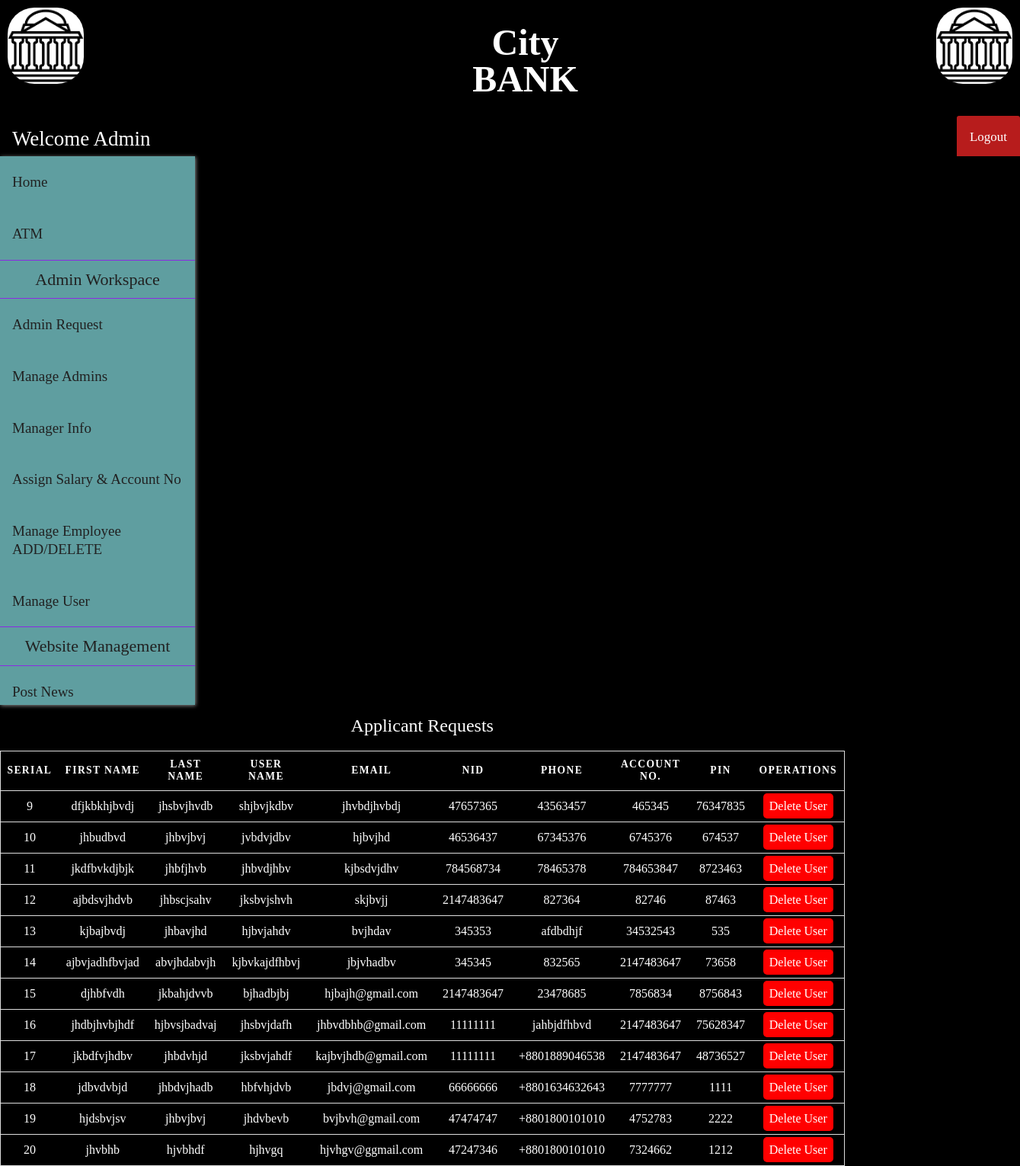
Screenshot of /View/Show_Added_User.php (signed in) with the database file from the repository.
### tables this page shows
CREATE TABLE `new_user` (
  `user_id` int(11) NOT NULL,
  `fname` varchar(100) NOT NULL,
  `lname` varchar(100) NOT NULL,
  `uname` varchar(100) NOT NULL,
  `email` text NOT NULL,
  `nid` int(100) NOT NULL,
  `phone` text NOT NULL,
  `accountno` int(100) NOT NULL,
  `pin` int(100) NOT NULL,
  `password` varchar(100) NOT NULL,
  `cpassword` varchar(100) NOT NULL
);

### Model/db.php (called while the page is built, shortened)
<?php
class db
{
    function retrive_user_info_newuser_table($new_user, $conn)
    {
        $sqlstr = "SELECT user_id, fname, lname, uname, email, nid, phone, accountno, pin FROM $new_user";
        return $conn->query($sqlstr);
    }
}
?>

### Control/addedused.process.php (the view, shortened to what this page needs)
<?php
@include("../Model/db.php");
$mydb = new db();
$myconn = $mydb->openConn();
$result = $mydb -> retrive_user_info_newuser_table("new_user", $myconn);
if($result == true)
{
    foreach($result as $row)
    {
        $user_id = $row['user_id'];
        echo '<tr>
        <td>'.$row['user_id'].'</td>
        <td>'.$row['fname'].'</td>
        <td>'.$row['lname'].'</td>
        <td>'.$row['uname'].'</td>
        <td>'.$row['email'].'</td>
        <td>'.$row['nid'].'</td>
        <td>'.$row['phone']. '</td>
        <td>' . $row['accountno'] . '</td>
        <td>' . $row['pin'] . '</td>
        <td>
            <a class="reject" href="../Control/userdelete.php?deleteid='. $user_id.'">Delete User</a>
        </td>
        </tr>';
    }
}
?>

### CSS/header.css (style rules this page uses)
body { margin: 0; padding: 0; background-color: #FAFAFA; }

### CSS/adminrequest.css (style rules this page uses)
body { background-color: black; font-family:'Times New Roman', Times, serif; line-height: 1.25; }
table tr { background-color: black; border: 1px solid #ddd; padding: 1px; color: white; }
table th, table td { padding: .625em; text-align: center; color: white; }
.reject { width: 290px; background-color: #ff0000; padding: 8px; border: none; font-size: 16px; font-weight: 500; color: white; text-decoration: none; transition: background-color 0.4s; border-radius: 5px; }

### rows the page displays
new_user: user_id "9", fname "dfjkbkhjbvdj", lname "jhsbvjhvdb", uname "shjbvjkdbv", email "jhvbdjhvbdj", nid "47657365", phone "43563457", accountno "465345", pin "76347835"
new_user: user_id "10", fname "jhbudbvd", lname "jhbvjbvj", uname "jvbdvjdbv", email "hjbvjhd", nid "46536437", phone "67345376", accountno "6745376", pin "674537"
new_user: user_id "11", fname "jkdfbvkdjbjk", lname "jhbfjhvb", uname "jhbvdjhbv", email "kjbsdvjdhv", nid "784568734", phone "78465378", accountno "784653847", pin "8723463"
new_user: user_id "12", fname "ajbdsvjhdvb", lname "jhbscjsahv", uname "jksbvjshvh", email "skjbvjj", nid "2147483647", phone "827364", accountno "82746", pin "87463"
new_user: user_id "13", fname "kjbajbvdj", lname "jhbavjhd", uname "hjbvjahdv", email "bvjhdav", nid "345353", phone "afdbdhjf", accountno "34532543", pin "535"
new_user: user_id "14", fname "ajbvjadhfbvjad", lname "abvjhdabvjh", uname "kjbvkajdfhbvj", email "jbjvhadbv", nid "345345", phone "832565", accountno "2147483647", pin "73658"
new_user: user_id "15", fname "djhbfvdh", lname "jkbahjdvvb", uname "bjhadbjbj", email "hjbajh@gmail.com", nid "2147483647", phone "23478685", accountno "7856834", pin "8756843"
new_user: user_id "16", fname "jhdbjhvbjhdf", lname "hjbvsjbadvaj", uname "jhsbvjdafh", email "jhbvdbhb@gmail.com", nid "11111111", phone "jahbjdfhbvd", accountno "2147483647", pin "75628347"
new_user: user_id "17", fname "jkbdfvjhdbv", lname "jhbdvhjd", uname "jksbvjahdf", email "kajbvjhdb@gmail.com", nid "11111111", phone "+8801889046538", accountno "2147483647", pin "48736527"
new_user: user_id "18", fname "jdbvdvbjd", lname "jhbdvjhadb", uname "hbfvhjdvb", email "jbdvj@gmail.com", nid "66666666", phone "+8801634632643", accountno "7777777", pin "1111"
new_user: user_id "19", fname "hjdsbvjsv", lname "jhbvjbvj", uname "jhdvbevb", email "bvjbvh@gmail.com", nid "47474747", phone "+8801800101010", accountno "4752783", pin "2222"
new_user: user_id "20", fname "jhvbhb", lname "hjvbhdf", uname "hjhvgq", email "hjvhgv@ggmail.com", nid "47247346", phone "+8801800101010", accountno "7324662", pin "1212"
